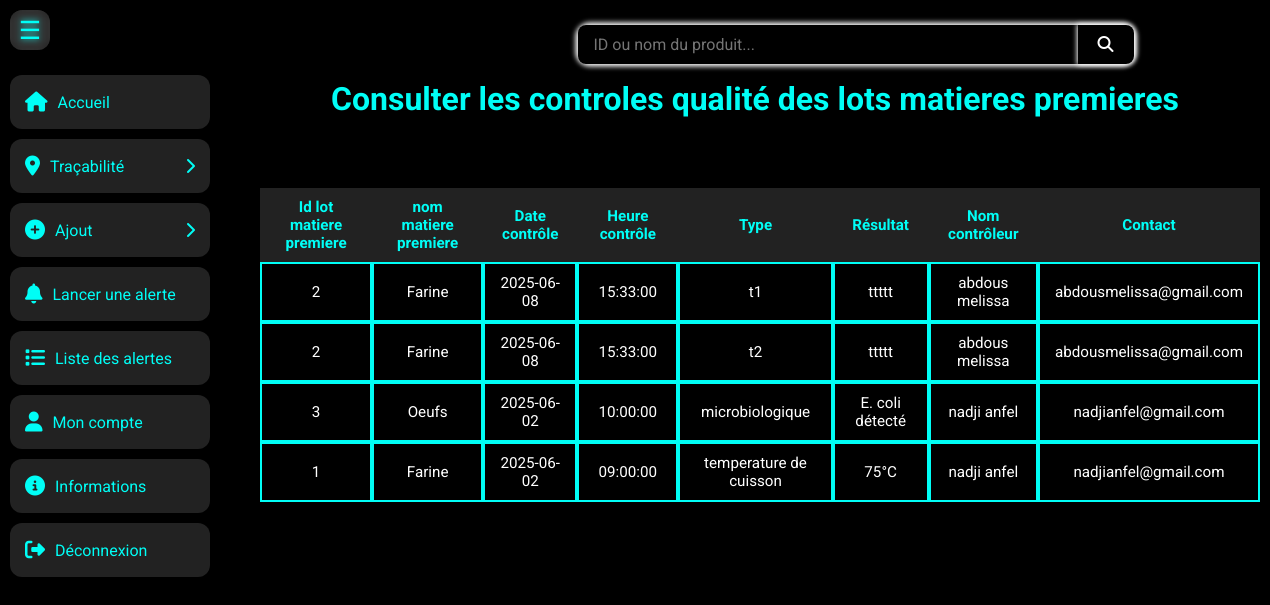
The app's page /fabricant/ctrllotmp.php with its own data.
### tables this page shows
CREATE TABLE `resultatcontrolemp` (
  `id` int(11) NOT NULL,
  `NumOpCtrl` int(11) NOT NULL,
  `NumLotMP` int(11) NOT NULL,
  `Resultat` varchar(50) DEFAULT NULL,
  `Type` varchar(50) DEFAULT NULL
);

CREATE TABLE `lotmatierepremiere` (
  `NumLotMP` int(11) NOT NULL,
  `DateProduction` date DEFAULT NULL,
  `DateExpiration` date DEFAULT NULL,
  `QteInitiale` int(11) DEFAULT NULL,
  `QteRestante` int(11) DEFAULT NULL,
  `Etat` varchar(50) DEFAULT NULL,
  `IdMP` int(11) DEFAULT NULL,
  `NumBonRec` int(11) DEFAULT NULL
);

CREATE TABLE `matierepremiere` (
  `IdMP` int(11) NOT NULL,
  `NomMP` varchar(100) DEFAULT NULL,
  `description` text DEFAULT NULL,
  `prix` decimal(10,2) DEFAULT NULL
);

CREATE TABLE `operationcontrole` (
  `NumOpCtrl` int(11) NOT NULL,
  `DateControle` date DEFAULT NULL,
  `HeureControle` time DEFAULT NULL,
  `conforme` varchar(255) DEFAULT NULL,
  `commentaire` text DEFAULT NULL,
  `IdResCtrl` int(11) DEFAULT NULL
);

CREATE TABLE `users` (
  `IdUser` int(11) NOT NULL,
  `NomComplet` varchar(100) DEFAULT NULL,
  `Email` varchar(100) DEFAULT NULL,
  `NumTel` varchar(20) DEFAULT NULL,
  `MotDePasse` varchar(255) NOT NULL,
  `Adresse` varchar(255) DEFAULT NULL,
  `role` enum('fournisseur','fabricant','client','controleur','logisticien') NOT NULL,
  `created_at` timestamp NOT NULL DEFAULT current_timestamp()
);

### src/fabricant/ctrllotmp.php (the view, shortened to what this page needs)
<!DOCTYPE html>
<html lang="fr">
<head>
  <link rel="stylesheet" href="https://cdnjs.cloudflare.com/ajax/libs/font-awesome/6.4.0/css/all.min.css">
  <link rel="stylesheet" href="style.css">
</head>
<body>
<div class="sidebar" id="sidebar">
        <button id="toggleSidebar" onclick="toggleSidebar()">☰</button>
        <nav class="nav">
            <a href="homepage.php">
                <span class="icon"><i class="fas fa-home"></i></span>
                <span class="label">Accueil</span>
            </a>
            <div class="dropdown">
                <a class="dropdown-toggle">
                    <div style="display: flex; align-items: center;">
                        <span class="icon"><i class="fas fa-map-marker-alt"></i></span>
                        <span class="label">Traçabilité</span>
                    </div>
                    <span class="arrow"><i class="fas fa-chevron-right"></i></span>
                </a>
            </div>
            <div class="dropdown">
                <a class="dropdown-toggle">
                    <div style="display: flex; align-items: center;">
                        <span class="icon"><i class="fas fa-plus-circle"></i></span>
                        <span class="label">Ajout</span>
                    </div>
                    <span class="arrow"><i class="fas fa-chevron-right"></i></span>
                </a>
            </div>
            <a href="lanceralerte.php">
                <span class="icon"><i class="fas fa-bell"></i></span>
                <span class="label">Lancer une alerte</span>
            </a>
            <a href="listealertes.php">
                <span class="icon"><i class="fas fa-list"></i></span>
                <span class="label">Liste des alertes</span>
            </a>
            <a href="compte.php">
                <span class="icon"><i class="fas fa-user"></i></span>
                <span class="label">Mon compte</span>
            </a>
            <a href="informations.php">
                <span class="icon"><i class="fas fa-info-circle"></i></span>
                <span class="label">Informations</span>
            </a>
            <a href="logout.php">
                <span class="icon"><i class="fas fa-sign-out-alt"></i></span>
                <span class="label">Déconnexion</span>
            </a>
        </nav>
    </div>
    <button id="toggleSidebar" onclick="toggleSidebar()">☰</button>
  <main>
  <div class="search-bar">
    <form method="get" action="<?php echo htmlspecialchars($_SERVER['PHP_SELF']); ?>">
      <input type="text" name="query" placeholder="ID ou nom du produit..." value="<?php echo isset($_GET['query']) ? htmlspecialchars($_GET['query']) : ''; ?>" required>
     <button class="search-icon-bottun"><i class="fas fa-search"></i></button>
    </form>
  </div>
            <h1>Consulter les controles qualité des lots matieres premieres</h1>
        <table class="content-table">
            <thead>
                <thead>
  <tr>
    <th>Id lot matiere premiere</th>
    <th>nom matiere premiere</th>
    <th>Date contrôle</th>
    <th>Heure contrôle</th>
    <th>Type</th>
    <th>Résultat</th>
    <th>Nom contrôleur</th>
    <th>Contact</th>
  </tr>
</thead>
            </thead>
            <tbody>
               <?php
$host = "localhost";
$user = "root";
$pass = "";
$db = "trace";
try {
    $pdo = new PDO("mysql:host=$host;dbname=$db;charset=utf8", $user, $pass);
    $pdo->setAttribute(PDO::ATTR_ERRMODE, PDO::ERRMODE_EXCEPTION);
    $query = isset($_GET['query']) ? trim($_GET['query']) : '';
    $sql = "
        SELECT
            oc.DateControle,
            oc.HeureControle,
            rcm.Resultat,
            rcm.Type,
            u.NomComplet AS NomControleur,
            u.Email AS ContactControleur,
            lmp.NumLotMP,
            mp.nomMP
        FROM ResultatControleMP rcm
        JOIN OperationControle oc ON oc.NumOpCtrl = rcm.NumOpCtrl
        JOIN Users u ON u.Iduser = oc.IdResCtrl
        JOIN LotMatierePremiere lmp ON lmp.NumLotMP = rcm.NumLotMP
        JOIN MatierePremiere mp ON mp.IdMP = lmp.IdMP
    ";
    $params = [];
    $sql .= " ORDER BY oc.DateControle DESC, oc.HeureControle DESC";
    $stmt = $pdo->prepare($sql);
    $stmt->execute($params);
    $results = $stmt->fetchAll(PDO::FETCH_ASSOC);
    if ($results) {
        foreach ($results as $row) {
            echo "<tr>";
            echo "<td>{$row['NumLotMP']}</td>";
            echo "<td>{$row['nomMP']}</td>";
            echo "<td>{$row['DateControle']}</td>";
            echo "<td>{$row['HeureControle']}</td>";
            echo "<td>{$row['Type']}</td>";
            echo "<td>{$row['Resultat']}</td>";
            echo "<td>{$row['NomControleur']}</td>";
            echo "<td>{$row['ContactControleur']}</td>";
            echo "</tr>";
        }
    } else {
        if ($query !== '') {
            echo "<tr><td colspan='8'>Aucun résultat trouvé.</td></tr>";
        }
    }
} catch (PDOException $e) {
    echo "<tr><td colspan='8'>Erreur de connexion : " . htmlspecialchars($e->getMessage()) . "</td></tr>";
}
?>
            </tbody>
        </table>
    </main>
</body>
</html>

### src/fabricant/style.css (style rules this page uses)
* { margin: 0; padding: 0; box-sizing: border-box; font-family: 'Roboto', sans-serif; }
body { background-color: #000000; color: #ffffff; transition: margin-left 0.3s; }
.sidebar { width: 220px; height: 100vh; background-color: #000000; position: fixed; top: 0; left: 0; transition: width 0.3s ease; z-index: 1000; overflow-y: auto; padding-top: 60px; box-shadow: 2px 0 10px rgba(0, 0, 0, 0.5); }
.nav { display: flex; flex-direction: column; padding: 10px; }
.nav a { color: #00fef6; background-color: #222222; display: flex; align-items: center; padding: 15px; margin: 5px 0; border-radius: 12px; text-decoration: none; transition: all 0.3s ease; }
.nav a .icon { font-size: 20px; margin-right: 10px; }
.nav a .label { white-space: nowrap; }
#toggleSidebar { position: fixed; top: 10px; left: 10px; width: 40px; height: 40px; font-size: 25px; color: #00fef6; background: rgba(255, 255, 255, 0.1); backdrop-filter: blur(3px); border-radius: 12px; border: none; z-index: 1001; cursor: pointer; display: flex; align-items: center; justify-content: center; }
main { margin-left: 240px; padding: 20px; transition: margin-left 0.3s ease; }
.dropdown-toggle { justify-content: space-between; cursor: pointer; }
.arrow { transition: transform 0.3s; }
.search-bar { position: fixed; background: rgba(255, 255, 255, 0.1); backdrop-filter: blur(2px); padding: 0px; margin-left: 25%; margin-top: 5px; border-radius: 12px; z-index: 2; }
.search-bar form { box-shadow: 0px 0px 5px 2.5px #ffffff; display: flex; justify-content: center; align-items: center; max-width: 600px; margin: auto; border-radius: 12px; }
.search-bar input[type="text"] { flex: 1; width: 500px; padding: 10px 16px; font-size: 16px; border: none; background-color: #000000; color: #ffffff; border-radius: 8px 0 0 8px; }
.search-bar button { padding: 10px 20px; box-shadow: 0px 0px 5px 1px #ffffff; font-size: 16px; border: none; background-color: #000000; color: #ffffff; border-radius: 0 8px 8px 0; transition: 500ms ease; }
.content-table { font-size: 0.95em; min-width: 1000px; border-collapse: separate; border-spacing: 0; margin-top: 70px; }
.content-table thead tr { background-color: #222222; color: #00fef6; }
.content-table th, .content-table td { padding: 10px 15px; text-align: center; }
.content-table tbody td { border: solid 2px #00fef6; color: #ffffff; }
h1 { padding-top: 60px; color: #00fef6; text-align: center; }

### records on screen
resultatcontrolemp: NumLotMP.NumLotMP "2", matierepremiere.NomMP "Farine", NumOpCtrl.DateControle "2025-06-08", NumOpCtrl.HeureControle "15:33:00", Type "t1", Resultat "ttttt", users.NomComplet "abdous melissa", users.Email "abdousmelissa@gmail.com"
resultatcontrolemp: NumLotMP.NumLotMP "2", matierepremiere.NomMP "Farine", NumOpCtrl.DateControle "2025-06-08", NumOpCtrl.HeureControle "15:33:00", Type "t2", Resultat "ttttt", users.NomComplet "abdous melissa", users.Email "abdousmelissa@gmail.com"
resultatcontrolemp: NumLotMP.NumLotMP "3", matierepremiere.NomMP "Oeufs", NumOpCtrl.DateControle "2025-06-02", NumOpCtrl.HeureControle "10:00:00", Type "microbiologique", Resultat "E. coli détecté", users.NomComplet "nadji anfel", users.Email "nadjianfel@gmail.com"
resultatcontrolemp: NumLotMP.NumLotMP "1", matierepremiere.NomMP "Farine", NumOpCtrl.DateControle "2025-06-02", NumOpCtrl.HeureControle "09:00:00", Type "temperature de cuisson", Resultat "75°C", users.NomComplet "nadji anfel", users.Email "nadjianfel@gmail.com"
